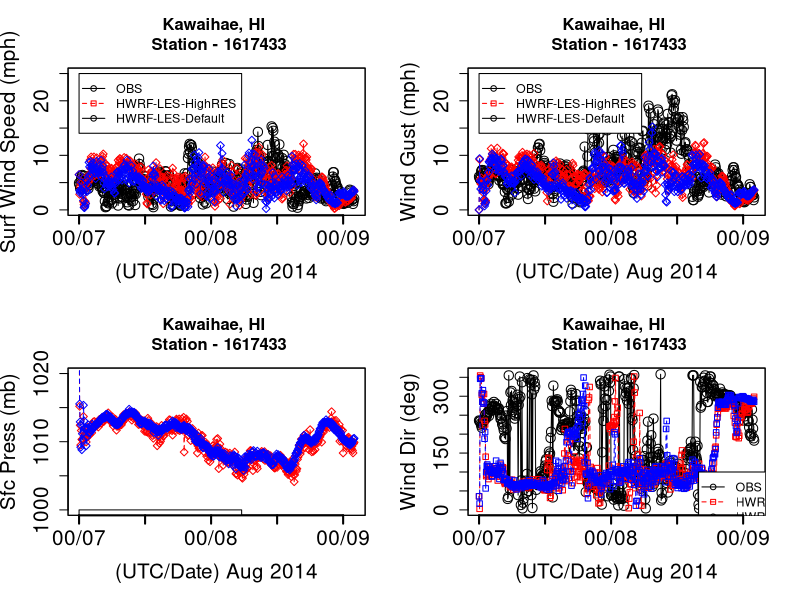

Write the R code that produced this figure.
library(ggplot2)
library(zoo)
getwd()

setwd("/EXTRAFILES/2021YEAR/ISELLE_ANALYSIS")

wind.df3 = read.csv(file="kawaihae_hi_6min.csv")
attach(wind.df3)
head(wind.df3)
tail(wind.df3)

par(mfrow=c(2,2))
OBS_WSPD[OBS_WSPD == 9999] <- NA
OBS_PSFC[OBS_PSFC == 9999] <- NA
OBS_WDIR[OBS_WDIR == 9999] <- NA
OBS_GUST[OBS_GUST == 9999] <- NA
plot(OBS_WSPD,  type='o', col="black", ylim=c(0,25), xaxt="n",ann=FALSE, cex.axis=1.5, cex=1.5)
box()
lines(HWRFLES_WSPD, type="o", pch=23, lty=2, col="red")
lines(DFLES_WSPD, type="o", pch=23, lty=2, col="blue")

# Create a title with a red, bold/italic font
title(main="Kawaihae, HI \n Station - 1617433", col.main="black", cex=4)
#title("Eagle Point , TX \n Station 8771013", cex.main = 1.5, col.main= "black")

# Label the x and y axes with dark green text
title(xlab="(UTC/Date) Aug 2014", col.lab=rgb(0,0,0), cex.lab=1.5)
title(ylab="Surf Wind Speed (mph)", col.lab=rgb(0,0,0), cex.lab=1.5)
OBS_GUST
# Create a legend at (1, g_range[2]) that is slightly smaller 
# (cex) and uses the same line colors and points used by 
# the actual plots 
legend(1, 25, c("OBS","HWRF-LES-HighRES","HWRF-LES-Default"), cex=0.90, 
       col=c("black","red"), pch=21:22, lty=1:2);
labels1 = c("00/07","12/07","00/08","12/08","00/09")

axis(1, at=seq(1,501,120), labels=labels1,lwd=2, cex.axis=1.5, cex=1.5)

# PLOT WIND GUST

plot(OBS_GUST,  type='o', col="black", ylim=c(0,25), xaxt="n",ann=FALSE, cex.axis=1.5, cex=1.5)
box()
lines(HWRFLES_GUST, type="o", pch=23, lty=2, col="red")
lines(DFLES_GUST, type="o", pch=23, lty=2, col="blue")

# Create a title with a red, bold/italic font
title(main="Kawaihae, HI \n Station - 1617433", col.main="black", cex=4)
#title("Eagle Point , TX \n Station 8771013", cex.main = 1.5, col.main= "black")

# Label the x and y axes with dark green text
title(xlab="(UTC/Date) Aug 2014", col.lab=rgb(0,0,0), cex.lab=1.5)
title(ylab="Wind Gust (mph)", col.lab=rgb(0,0,0), cex.lab=1.5)

# Create a legend at (1, g_range[2]) that is slightly smaller 
# (cex) and uses the same line colors and points used by 
# the actual plots 
legend(1, 25, c("OBS","HWRF-LES-HighRES","HWRF-LES-Default"), cex=0.90, 
       col=c("black","red"), pch=21:22, lty=1:2);
labels1 = c("00/07","12/07","00/08","12/08","00/09")

axis(1, at=seq(1,501,120), labels=labels1,lwd=2, cex.axis=1.5, cex=1.5)




plot(OBS_PSFC,  type='o', col="black", ylim=c(1000,1020), xaxt="n",ann=FALSE, cex.axis=1.5, cex=1.5)

box()
lines(HWRFLES_PSFC, type="o", pch=23, lty=2, col="red")
lines(DFLES_PSFC, type="o", pch=23, lty=2, col="blue")

title(main="Kawaihae, HI \n Station - 1617433", col.main="black", cex=4)
title(xlab="(UTC/Date) Aug 2014", col.lab=rgb(0,0,0), cex.lab=1.5)
title(ylab="Sfc Press (mb)", col.lab=rgb(0,0,0), cex.lab=1.5)
legend(1, 1000, c("OBS","HWRF-LES-HighRES","HWRF-LES-Default"), cex=0.90, 
       col=c("black","red"), pch=21:22, lty=1:2);
labels1 = c("00/07","12/07","00/08","12/08","00/09")

axis(1, at=seq(1,501,120), labels=labels1,lwd=2, cex.axis=1.5, cex=1.5)

plot(OBS_WDIR,  type='o', col="black", ylim=c(0,360), xaxt="n",ann=FALSE, cex.axis=1.5, cex=1.5)
box()

lines(HWRFLES_WDIR, type="o", pch=22, lty=2, col="red")
lines(DFLES_WDIR, type="o", pch=22, lty=2, col="blue")
title(main="Kawaihae, HI \n Station - 1617433", col.main="black", cex=4)
title(xlab="(UTC/Date) Aug 2014", col.lab=rgb(0,0,0), cex.lab=1.5)

title(ylab="Wind Dir (deg)", col.lab=rgb(0,0,0), cex.lab=1.5)

# Create a legend at (1, g_range[2]) that is slightly smaller 
# (cex) and uses the same line colors and points used by 
# the actual plots 
legend(400, 100, c("OBS","HWRF-LES-HighRES","HWRF-LES-Default"), cex=0.90, 
       col=c("black","red"), pch=21:22, lty=1:2);
labels1 = c("00/07","12/07","00/08","12/08","00/09")

axis(1, at=seq(1,501,120), labels=labels1,lwd=2, cex.axis=1.5, cex=1.5)
